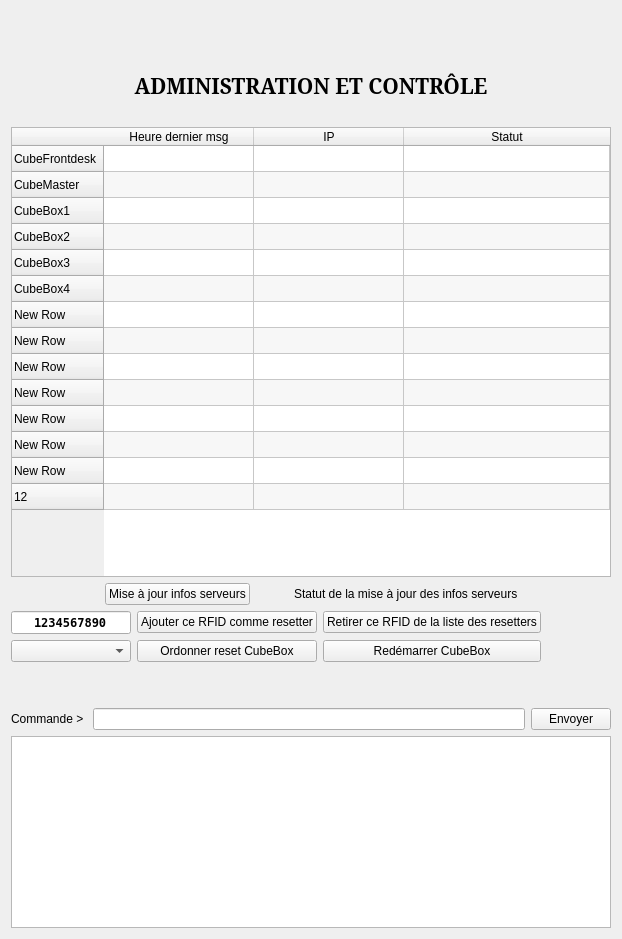
      <widget class="QWidget" name="tabAdmin">
       <attribute name="title">
        <string>Administration et contrôle</string>
       </attribute>
       <layout class="QVBoxLayout" name="verticalLayout">
        <item>
         <layout class="QHBoxLayout" name="horizontalLayout">
          <item>
           <widget class="QLabel" name="label">
            <property name="text">
             <string/>
            </property>
            <property name="pixmap">
             <pixmap resource="resources.qrc">:/images/images/logo_thecube_top.png</pixmap>
            </property>
            <property name="alignment">
             <set>Qt::AlignCenter</set>
            </property>
           </widget>
          </item>
         </layout>
        </item>
        <item>
         <spacer name="verticalSpacer_28">
          <property name="orientation">
           <enum>Qt::Vertical</enum>
          </property>
          <property name="sizeType">
           <enum>QSizePolicy::Fixed</enum>
          </property>
          <property name="sizeHint" stdset="0">
           <size>
            <width>20</width>
            <height>40</height>
           </size>
          </property>
         </spacer>
        </item>
        <item>
         <layout class="QHBoxLayout" name="horizontalLayout_3">
          <item>
           <widget class="QLabel" name="lblNewteamStatusText_5">
            <property name="font">
             <font>
              <family>Noto Serif</family>
              <pointsize>16</pointsize>
              <weight>75</weight>
              <bold>true</bold>
             </font>
            </property>
            <property name="text">
             <string>ADMINISTRATION ET CONTRÔLE</string>
            </property>
            <property name="alignment">
             <set>Qt::AlignCenter</set>
            </property>
           </widget>
          </item>
         </layout>
        </item>
        <item>
         <spacer name="verticalSpacer_16">
          <property name="orientation">
           <enum>Qt::Vertical</enum>
          </property>
          <property name="sizeType">
           <enum>QSizePolicy::Fixed</enum>
          </property>
          <property name="sizeHint" stdset="0">
           <size>
            <width>20</width>
            <height>20</height>
           </size>
          </property>
         </spacer>
        </item>
        <item>
         <layout class="QGridLayout" name="gridLayout_8">
          <item row="0" column="0">
           <widget class="QTableWidget" name="tableAdminServersInfo">
            <property name="sizePolicy">
             <sizepolicy hsizetype="Preferred" vsizetype="Preferred">
              <horstretch>0</horstretch>
              <verstretch>0</verstretch>
             </sizepolicy>
            </property>
            <property name="minimumSize">
             <size>
              <width>600</width>
              <height>450</height>
             </size>
            </property>
            <property name="verticalScrollBarPolicy">
             <enum>Qt::ScrollBarAsNeeded</enum>
            </property>
            <property name="editTriggers">
             <set>QAbstractItemView::NoEditTriggers</set>
            </property>
            <property name="alternatingRowColors">
             <bool>true</bool>
            </property>
            <property name="rowCount">
             <number>14</number>
            </property>
            <attribute name="horizontalHeaderMinimumSectionSize">
             <number>150</number>
            </attribute>
            <attribute name="horizontalHeaderDefaultSectionSize">
             <number>150</number>
            </attribute>
            <attribute name="horizontalHeaderStretchLastSection">
             <bool>true</bool>
            </attribute>
            <attribute name="verticalHeaderCascadingSectionResizes">
             <bool>false</bool>
            </attribute>
            <attribute name="verticalHeaderMinimumSectionSize">
             <number>26</number>
            </attribute>
            <attribute name="verticalHeaderDefaultSectionSize">
             <number>26</number>
            </attribute>
            <row>
             <property name="text">
              <string>CubeFrontdesk</string>
             </property>
            </row>
            <row>
             <property name="text">
              <string>CubeMaster</string>
             </property>
            </row>
            <row>
             <property name="text">
              <string>CubeBox1</string>
             </property>
            </row>
            <row>
             <property name="text">
              <string>CubeBox2</string>
             </property>
            </row>
            <row>
             <property name="text">
              <string>CubeBox3</string>
             </property>
            </row>
            <row>
             <property name="text">
              <string>CubeBox4</string>
             </property>
            </row>
            <row>
             <property name="text">
              <string>New Row</string>
             </property>
            </row>
            <row>
             <property name="text">
              <string>New Row</string>
             </property>
            </row>
            <row>
             <property name="text">
              <string>New Row</string>
             </property>
            </row>
            <row>
             <property name="text">
              <string>New Row</string>
             </property>
            </row>
            <row>
             <property name="text">
              <string>New Row</string>
             </property>
            </row>
            <row>
             <property name="text">
              <string>New Row</string>
             </property>
            </row>
            <row>
             <property name="text">
              <string>New Row</string>
             </property>
            </row>
            <row>
             <property name="text">
              <string>12</string>
             </property>
            </row>
            <column>
             <property name="text">
              <string>Heure dernier msg</string>
             </property>
            </column>
            <column>
             <property name="text">
              <string>IP</string>
             </property>
            </column>
            <column>
             <property name="text">
              <string>Statut</string>
             </property>
            </column>
           </widget>
          </item>
         </layout>
        </item>
        <item>
         <layout class="QGridLayout" name="gridLayout_7">
          <item row="0" column="0">
           <spacer name="horizontalSpacer_21">
            <property name="orientation">
             <enum>Qt::Horizontal</enum>
            </property>
            <property name="sizeHint" stdset="0">
             <size>
              <width>40</width>
              <height>20</height>
             </size>
            </property>
           </spacer>
          </item>
          <item row="0" column="4">
           <spacer name="horizontalSpacer_22">
            <property name="orientation">
             <enum>Qt::Horizontal</enum>
            </property>
            <property name="sizeHint" stdset="0">
             <size>
              <width>40</width>
              <height>20</height>
             </size>
            </property>
           </spacer>
          </item>
          <item row="0" column="2">
           <widget class="QPushButton" name="btnIconAdminStatus">
            <property name="enabled">
             <bool>true</bool>
            </property>
            <property name="styleSheet">
             <string notr="true">QPushButton {
    background-color: none;
    border: none;
}
QPushButton:pressed {
    background-color: none;
    border: none;
}
QPushButton:focus {
    outline: none;
}</string>
            </property>
            <property name="text">
             <string/>
            </property>
            <property name="checkable">
             <bool>false</bool>
            </property>
            <property name="flat">
             <bool>true</bool>
            </property>
           </widget>
          </item>
          <item row="0" column="1">
           <widget class="QPushButton" name="btnAdminUpdateServersInfo">
            <property name="text">
             <string>Mise à jour infos serveurs</string>
            </property>
            <property name="icon">
             <iconset theme="update">
              <normaloff>../../../../../home/vee/.designer/backup</normaloff>../../../../../home/vee/.designer/backup</iconset>
            </property>
           </widget>
          </item>
          <item row="0" column="3">
           <widget class="QLabel" name="lblAdminServersInfoStatusText">
            <property name="text">
             <string>Statut de la mise à jour des infos serveurs</string>
            </property>
           </widget>
          </item>
         </layout>
        </item>
        <item>
         <layout class="QGridLayout" name="gridLayout_2">
          <item row="0" column="0">
           <widget class="QLineEdit" name="lineAdminRfidResetter">
            <property name="maximumSize">
             <size>
              <width>120</width>
              <height>16777215</height>
             </size>
            </property>
            <property name="baseSize">
             <size>
              <width>120</width>
              <height>0</height>
             </size>
            </property>
            <property name="font">
             <font>
              <family>DejaVu Sans Mono</family>
              <weight>75</weight>
              <bold>true</bold>
             </font>
            </property>
            <property name="text">
             <string>1234567890</string>
            </property>
            <property name="alignment">
             <set>Qt::AlignCenter</set>
            </property>
            <property name="readOnly">
             <bool>true</bool>
            </property>
            <property name="placeholderText">
             <string>----------</string>
            </property>
           </widget>
          </item>
          <item row="0" column="3">
           <spacer name="horizontalSpacer_3">
            <property name="orientation">
             <enum>Qt::Horizontal</enum>
            </property>
            <property name="sizeHint" stdset="0">
             <size>
              <width>40</width>
              <height>20</height>
             </size>
            </property>
           </spacer>
          </item>
          <item row="0" column="2">
           <widget class="QPushButton" name="btnAdminRemoveRfidResetter">
            <property name="text">
             <string>Retirer ce RFID de la liste des resetters</string>
            </property>
            <property name="icon">
             <iconset theme="remove">
              <normaloff>../../../../../home/vee/.designer/backup</normaloff>../../../../../home/vee/.designer/backup</iconset>
            </property>
           </widget>
          </item>
          <item row="0" column="1">
           <widget class="QPushButton" name="btnAdminAddRfidResetter">
            <property name="text">
             <string>Ajouter ce RFID comme resetter</string>
            </property>
            <property name="icon">
             <iconset theme="add">
              <normaloff>../../../../../home/vee/.designer/backup</normaloff>../../../../../home/vee/.designer/backup</iconset>
            </property>
           </widget>
          </item>
          <item row="1" column="0">
           <widget class="QComboBox" name="comboAdminCubeboxToOrder"/>
          </item>
          <item row="1" column="1">
           <widget class="QPushButton" name="btnAdminOrderCubeboxReset">
            <property name="text">
             <string>Ordonner reset CubeBox</string>
            </property>
            <property name="icon">
             <iconset resource="resources.qrc">
              <normaloff>:/images/images/icon_zero.png</normaloff>:/images/images/icon_zero.png</iconset>
            </property>
           </widget>
          </item>
          <item row="1" column="2">
           <widget class="QPushButton" name="btnAdminOrderCubeboxReboot">
            <property name="text">
             <string>Redémarrer CubeBox</string>
            </property>
            <property name="icon">
             <iconset theme="reload">
              <normaloff>../../../../../home/vee/.designer/backup</normaloff>../../../../../home/vee/.designer/backup</iconset>
            </property>
           </widget>
          </item>
         </layout>
        </item>
        <item>
         <spacer name="verticalSpacer_17">
          <property name="orientation">
           <enum>Qt::Vertical</enum>
          </property>
          <property name="sizeType">
           <enum>QSizePolicy::Fixed</enum>
          </property>
          <property name="sizeHint" stdset="0">
           <size>
            <width>20</width>
            <height>40</height>
           </size>
          </property>
         </spacer>
        </item>
        <item>
         <layout class="QHBoxLayout" name="horizontalLayout_18">
          <item>
           <widget class="QLabel" name="label_20">
            <property name="text">
             <string>Commande &gt; </string>
            </property>
           </widget>
          </item>
          <item>
           <widget class="QLineEdit" name="lineEdit_4"/>
          </item>
          <item>
           <widget class="QPushButton" name="pushButton_4">
            <property name="text">
             <string>Envoyer</string>
            </property>
           </widget>
          </item>
         </layout>
        </item>
        <item>
         <widget class="QListWidget" name="listWidget"/>
        </item>
       </layout>
      </widget>
